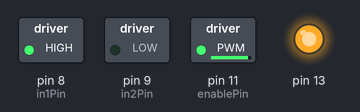
Recording of a sketch running on a simulated Arduino Uno, built with avr-gcc and run on an emulated ATmega328P. On the bench: switched loads named in the sketch (green lamp = pin HIGH), output pins drawn as LEDs (lit = HIGH).

Above: at 0.1 s.
Timing chart, 0 to 1.6 s (numbered marks = the images above):
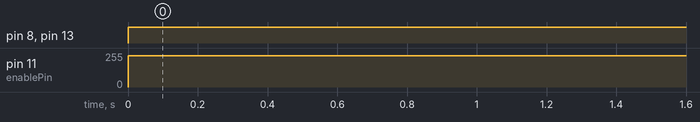

Measured:
- by itself, pin 8 (in1Pin), pin 13: LOW → HIGH at 0.00 s
- by itself, pin 11 (enablePin): 0/255 → 234/255 at 0.00 s

The sketch:

l293d-one-motor.ino
```cpp
/*
* 四驱车代码 －单电机
*/
int enablePin = 11; // pwm
int in1Pin = 8;
int in2Pin =9;

// 速度
int speed = 234;

void setMotor() {
  analogWrite(enablePin, speed);
  //digitalWrite(enable1Pin,HIGH);
  digitalWrite(in1Pin, HIGH);
  digitalWrite(in2Pin, LOW);
}

void setup() {
  pinMode(in1Pin, OUTPUT);
  pinMode(in2Pin, OUTPUT);
  pinMode(enablePin, OUTPUT);
  // light led
  pinMode(13, OUTPUT);
}

void loop() {
  // 设置 电机的速度 和 方向
  setMotor();
  // light led
  digitalWrite(13, HIGH);
}
```
